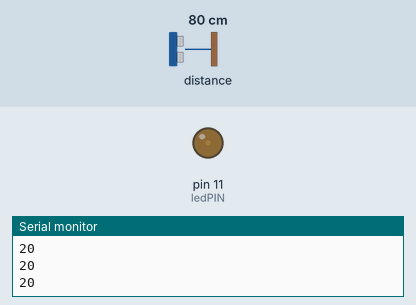
A sketch run on a simulated Arduino Uno, built with avr-gcc and run on an emulated ATmega328P. On the bench: output pins drawn as LEDs (lit = HIGH), the last lines printed to the serial monitor. The inputs (shaded band) are chosen by the test bench; at power-on: distance to the obstacle 80 cm.

Above: at 1.2 s.
1.3 s: distance to the obstacle set to 75 cm
At 1.8 s:
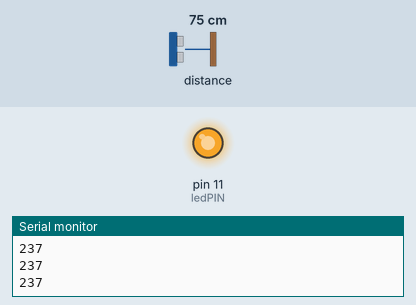
2.8 s: distance to the obstacle set to 9 cm
At 4.0 s:
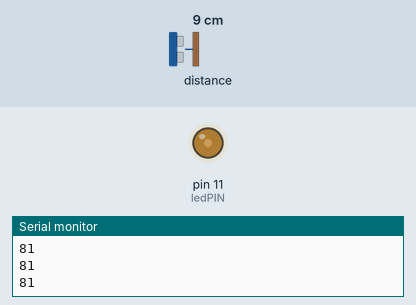
4.3 s: distance to the obstacle set to 18 cm
At 5.3 s:
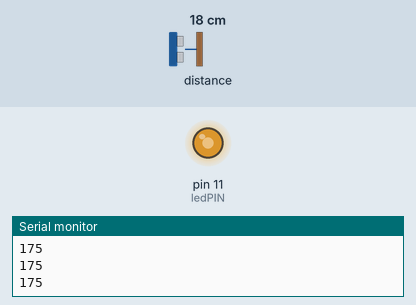
Timing chart, 0 to 7.3 s (numbered marks = the images above; inputs shaded):
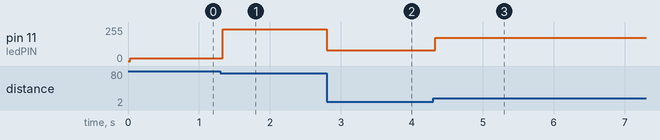

The sketch:

G.ino
```cpp
#include <Wire.h>
#include "Adafruit_VL6180X.h"

Adafruit_VL6180X vl = Adafruit_VL6180X();

#define ledPIN 11

void setup() {
  Serial.begin(9600);
  if (! vl.begin()) {
    Serial.println("Failed to find sensor");
    while (1);
  }
  Serial.println("Sensor found!");
}

void loop() {
  uint8_t range = vl.readRange();
  int intensity = map(range,13,255,0,255);
  Serial.println(intensity);
  analogWrite(ledPIN,intensity);
}
```

Measured:
- the behaviour switches between 79 and 78 cm on distance to the obstacle (found by bisection; images 0 and 1)
- after the input at 1.3 s, pin 11 (ledPIN): 20/255 → 237/255 at once
- after the input at 2.8 s, pin 11 (ledPIN): 237/255 → 81/255 at once
- after the input at 4.3 s, pin 11 (ledPIN): 81/255 → 175/255 at once
